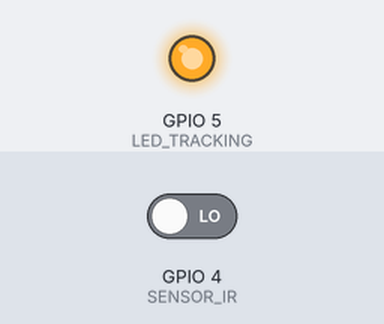
Bench run of a sketch on a simulated ESP8266 (NodeMCU). Parts: output pins drawn as LEDs (lit = HIGH). The inputs (shaded band) are chosen by the test bench; at power-on: GPIO 4 (SENSOR_IR) LOW. What the sketch prints to the serial monitor is not drawn.

Above: at 1.2 s.
1.3 s: GPIO 4 (SENSOR_IR) driven HIGH
At 2.1 s:
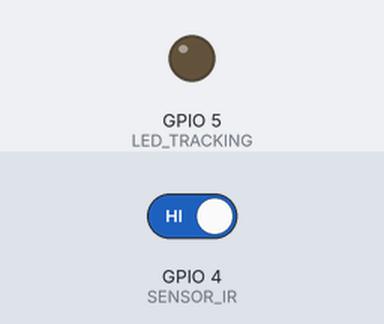
2.8 s: GPIO 4 (SENSOR_IR) driven LOW
At 3.2 s:
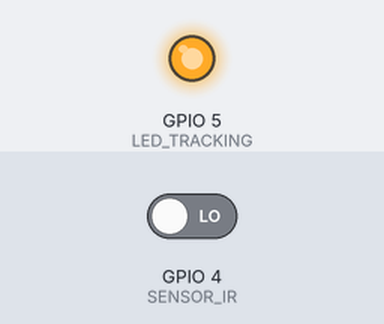
Timing chart, 0 to 5.8 s (numbered marks = the images above; inputs shaded):
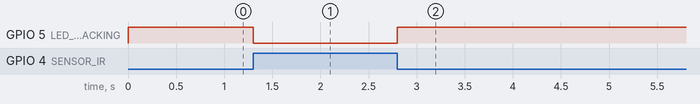

Measured:
- after the input at 1.3 s, GPIO 5 (LED_TRACKING): HIGH → LOW at once
- after the input at 2.8 s, GPIO 5 (LED_TRACKING): LOW → HIGH at once

The sketch:

main.ino
```cpp
#define SENSOR_IR 4
#define LED_TRACKING 5

void setup() {
  Serial.begin(9600);
  pinMode(SENSOR_IR, INPUT);
  pinMode(LED_TRACKING, OUTPUT);
}

void loop() {
  Serial.println(digitalRead(SENSOR_IR));
  digitalWrite(LED_TRACKING, !digitalRead(SENSOR_IR));
}
```
